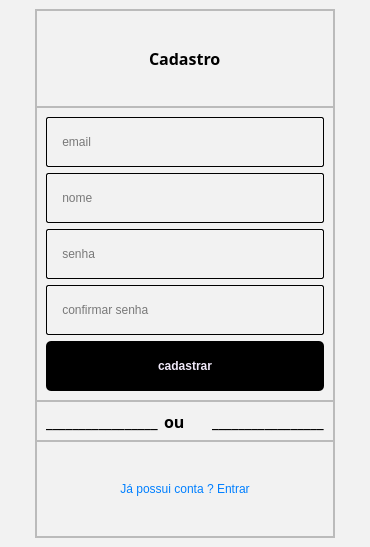
<?xml version="1.0" encoding="UTF-8"?>
<ui version="4.0">
 <class>MainWindow</class>
 <widget class="QMainWindow" name="MainWindow">
  <property name="geometry">
   <rect>
    <x>0</x>
    <y>0</y>
    <width>370</width>
    <height>547</height>
   </rect>
  </property>
  <property name="minimumSize">
   <size>
    <width>370</width>
    <height>547</height>
   </size>
  </property>
  <property name="maximumSize">
   <size>
    <width>370</width>
    <height>16777215</height>
   </size>
  </property>
  <property name="windowTitle">
   <string>MainWindow</string>
  </property>
  <property name="styleSheet">
   <string notr="true">background-color: rgb(242, 242, 242)

</string>
  </property>
  <widget class="QWidget" name="centralwidget">
   <layout class="QHBoxLayout" name="horizontalLayout">
    <item>
     <widget class="QFrame" name="frame">
      <property name="minimumSize">
       <size>
        <width>250</width>
        <height>0</height>
       </size>
      </property>
      <property name="maximumSize">
       <size>
        <width>300</width>
        <height>16777215</height>
       </size>
      </property>
      <property name="frameShape">
       <enum>QFrame::StyledPanel</enum>
      </property>
      <property name="frameShadow">
       <enum>QFrame::Raised</enum>
      </property>
      <layout class="QVBoxLayout" name="verticalLayout">
       <property name="spacing">
        <number>0</number>
       </property>
       <property name="leftMargin">
        <number>0</number>
       </property>
       <property name="topMargin">
        <number>0</number>
       </property>
       <property name="rightMargin">
        <number>0</number>
       </property>
       <property name="bottomMargin">
        <number>0</number>
       </property>
       <item>
        <widget class="QFrame" name="frame_3">
         <property name="frameShape">
          <enum>QFrame::StyledPanel</enum>
         </property>
         <property name="frameShadow">
          <enum>QFrame::Raised</enum>
         </property>
         <layout class="QHBoxLayout" name="horizontalLayout_3">
          <item>
           <spacer name="horizontalSpacer_3">
            <property name="orientation">
             <enum>Qt::Horizontal</enum>
            </property>
            <property name="sizeHint" stdset="0">
             <size>
              <width>40</width>
              <height>20</height>
             </size>
            </property>
           </spacer>
          </item>
          <item>
           <widget class="QLabel" name="label_2">
            <property name="minimumSize">
             <size>
              <width>0</width>
              <height>0</height>
             </size>
            </property>
            <property name="maximumSize">
             <size>
              <width>100</width>
              <height>16777215</height>
             </size>
            </property>
            <property name="font">
             <font>
              <family>Noto Sans Georgian</family>
              <pointsize>12</pointsize>
              <weight>75</weight>
              <bold>true</bold>
             </font>
            </property>
            <property name="styleSheet">
             <string notr="true">QLabel{
text-align: center;
}</string>
            </property>
            <property name="text">
             <string>Cadastro</string>
            </property>
           </widget>
          </item>
          <item>
           <spacer name="horizontalSpacer_4">
            <property name="orientation">
             <enum>Qt::Horizontal</enum>
            </property>
            <property name="sizeHint" stdset="0">
             <size>
              <width>40</width>
              <height>20</height>
             </size>
            </property>
           </spacer>
          </item>
         </layout>
        </widget>
       </item>
       <item>
        <widget class="QFrame" name="frame_4">
         <property name="maximumSize">
          <size>
           <width>16777215</width>
           <height>300</height>
          </size>
         </property>
         <property name="frameShape">
          <enum>QFrame::StyledPanel</enum>
         </property>
         <property name="frameShadow">
          <enum>QFrame::Raised</enum>
         </property>
         <layout class="QVBoxLayout" name="verticalLayout_2">
          <item>
           <widget class="QLineEdit" name="cadastro_lineEdit_email">
            <property name="minimumSize">
             <size>
              <width>0</width>
              <height>50</height>
             </size>
            </property>
            <property name="maximumSize">
             <size>
              <width>16777215</width>
              <height>16777215</height>
             </size>
            </property>
            <property name="styleSheet">
             <string notr="true">border-width: 1px;
border-color: black;
border-style: solid;
display: inline-block;
border-radius: 2px;</string>
            </property>
            <property name="inputMask">
             <string/>
            </property>
            <property name="text">
             <string/>
            </property>
            <property name="placeholderText">
             <string>    email</string>
            </property>
           </widget>
          </item>
          <item>
           <widget class="QLineEdit" name="cadastro_lineEdit_nome">
            <property name="minimumSize">
             <size>
              <width>0</width>
              <height>50</height>
             </size>
            </property>
            <property name="maximumSize">
             <size>
              <width>16777215</width>
              <height>16777215</height>
             </size>
            </property>
            <property name="styleSheet">
             <string notr="true">border-width: 1px;
border-color: black;
border-style: solid;
display: inline-block;
border-radius: 2px;</string>
            </property>
            <property name="inputMask">
             <string/>
            </property>
            <property name="text">
             <string/>
            </property>
            <property name="placeholderText">
             <string>    nome</string>
            </property>
           </widget>
          </item>
          <item>
           <widget class="QLineEdit" name="cadastro_lineEdit_senha">
            <property name="minimumSize">
             <size>
              <width>0</width>
              <height>50</height>
             </size>
            </property>
            <property name="styleSheet">
             <string notr="true">border-width: 1px;
border-color: black;
border-style: solid;
display: inline-block;
border-radius: 2px;</string>
            </property>
            <property name="inputMask">
             <string/>
            </property>
            <property name="text">
             <string/>
            </property>
            <property name="placeholderText">
             <string>    senha</string>
            </property>
           </widget>
          </item>
          <item>
           <widget class="QLineEdit" name="cadastro_lineEdit_conf_senha">
            <property name="minimumSize">
             <size>
              <width>0</width>
              <height>50</height>
             </size>
            </property>
            <property name="maximumSize">
             <size>
              <width>16777215</width>
              <height>16777215</height>
             </size>
            </property>
            <property name="styleSheet">
             <string notr="true">border-width: 1px;
border-color: black;
border-style: solid;
display: inline-block;
border-radius: 2px;</string>
            </property>
            <property name="inputMask">
             <string/>
            </property>
            <property name="text">
             <string/>
            </property>
            <property name="placeholderText">
             <string>    confirmar senha</string>
            </property>
           </widget>
          </item>
          <item>
           <widget class="QPushButton" name="cadastro_pushButton_cadastrar">
            <property name="minimumSize">
             <size>
              <width>0</width>
              <height>50</height>
             </size>
            </property>
            <property name="maximumSize">
             <size>
              <width>16777215</width>
              <height>16777215</height>
             </size>
            </property>
            <property name="font">
             <font>
              <weight>75</weight>
              <bold>true</bold>
             </font>
            </property>
            <property name="cursor">
             <cursorShape>PointingHandCursor</cursorShape>
            </property>
            <property name="styleSheet">
             <string notr="true">QPushButton{
	border-radius: 5px;
	border-image: url(:/Close_Image/cil-x.png);
	background-position: center;
		
	color: rgb(240, 233, 249);
	background-color: rgb(0, 0, 0);
	
}
QPushButton:hover{
	
	
	background-color: rgb(42, 42, 42);
	color: rgb(240, 233, 249);
}
QPushButton:pressed{
	background-color: rgb(35, 35, 35);
	color: rgb(200, 200, 200);
}

</string>
            </property>
            <property name="text">
             <string>cadastrar</string>
            </property>
           </widget>
          </item>
         </layout>
        </widget>
       </item>
       <item>
        <widget class="QFrame" name="frame_2">
         <property name="minimumSize">
          <size>
           <width>0</width>
           <height>40</height>
          </size>
         </property>
         <property name="maximumSize">
          <size>
           <width>16777215</width>
           <height>40</height>
          </size>
         </property>
         <property name="frameShape">
          <enum>QFrame::StyledPanel</enum>
         </property>
         <property name="frameShadow">
          <enum>QFrame::Raised</enum>
         </property>
         <layout class="QHBoxLayout" name="horizontalLayout_2">
          <item>
           <widget class="QLabel" name="label_6">
            <property name="minimumSize">
             <size>
              <width>0</width>
              <height>0</height>
             </size>
            </property>
            <property name="maximumSize">
             <size>
              <width>16777215</width>
              <height>16777215</height>
             </size>
            </property>
            <property name="font">
             <font>
              <family>Noto Sans Georgian</family>
              <pointsize>12</pointsize>
              <weight>75</weight>
              <bold>true</bold>
             </font>
            </property>
            <property name="styleSheet">
             <string notr="true">QLabel{
text-align: center;
}</string>
            </property>
            <property name="text">
             <string>_________________</string>
            </property>
           </widget>
          </item>
          <item>
           <widget class="QLabel" name="label_4">
            <property name="minimumSize">
             <size>
              <width>0</width>
              <height>0</height>
             </size>
            </property>
            <property name="maximumSize">
             <size>
              <width>100</width>
              <height>16777215</height>
             </size>
            </property>
            <property name="font">
             <font>
              <family>Noto Sans Georgian</family>
              <pointsize>12</pointsize>
              <weight>75</weight>
              <bold>true</bold>
             </font>
            </property>
            <property name="styleSheet">
             <string notr="true">QLabel{
text-align: center;
}</string>
            </property>
            <property name="text">
             <string>ou</string>
            </property>
           </widget>
          </item>
          <item>
           <widget class="QLabel" name="label_5">
            <property name="minimumSize">
             <size>
              <width>0</width>
              <height>0</height>
             </size>
            </property>
            <property name="maximumSize">
             <size>
              <width>16777215</width>
              <height>16777215</height>
             </size>
            </property>
            <property name="font">
             <font>
              <family>Noto Sans Georgian</family>
              <pointsize>12</pointsize>
              <weight>75</weight>
              <bold>true</bold>
             </font>
            </property>
            <property name="styleSheet">
             <string notr="true">QLabel{
text-align: center;
}</string>
            </property>
            <property name="text">
             <string>_________________</string>
            </property>
           </widget>
          </item>
         </layout>
        </widget>
       </item>
       <item>
        <widget class="QFrame" name="frame_5">
         <property name="minimumSize">
          <size>
           <width>0</width>
           <height>30</height>
          </size>
         </property>
         <property name="maximumSize">
          <size>
           <width>16777215</width>
           <height>16777215</height>
          </size>
         </property>
         <property name="frameShape">
          <enum>QFrame::StyledPanel</enum>
         </property>
         <property name="frameShadow">
          <enum>QFrame::Raised</enum>
         </property>
         <layout class="QHBoxLayout" name="horizontalLayout_4">
          <item>
           <widget class="QPushButton" name="cadastro_pushButton_entrar_login">
            <property name="maximumSize">
             <size>
              <width>300</width>
              <height>16777215</height>
             </size>
            </property>
            <property name="cursor">
             <cursorShape>PointingHandCursor</cursorShape>
            </property>
            <property name="styleSheet">
             <string notr="true">QPushButton{
	border-radius: 5px;
	border-image: url(:/Close_Image/cil-x.png);
	background-position: center;
	
	color: rgb(0,127,255);
}


</string>
            </property>
            <property name="text">
             <string>Já possui conta ? Entrar</string>
            </property>
           </widget>
          </item>
         </layout>
        </widget>
       </item>
      </layout>
     </widget>
    </item>
   </layout>
  </widget>
 </widget>
 <resources/>
 <connections/>
</ui>
